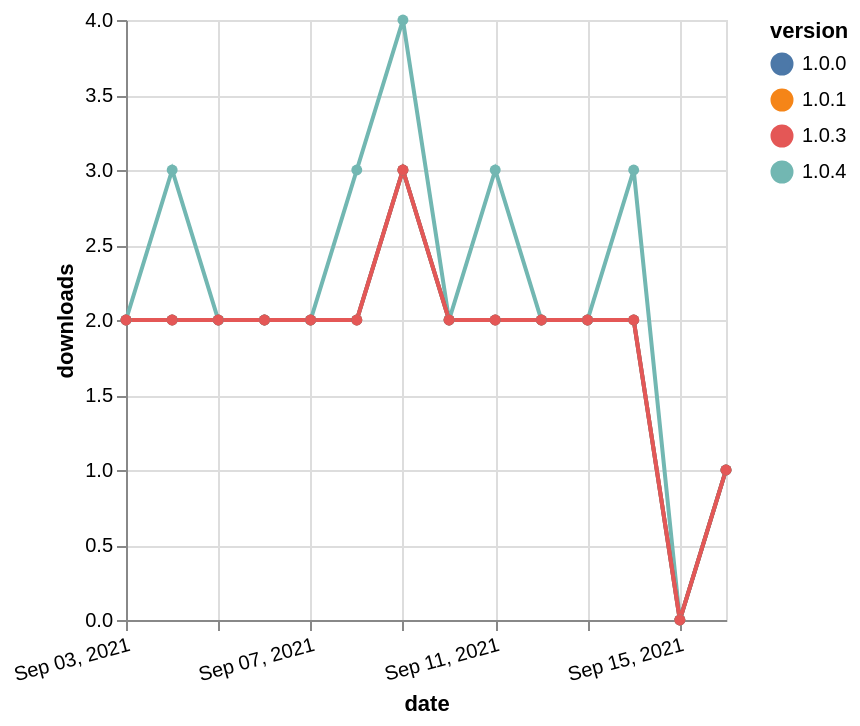

Source (Vega-Lite JSON):
### Vega-Lite specification from a JSON file in a GitHub repository (floating-point values rounded to 4 significant figures)
{"$schema": "https://vega.github.io/schema/vega-lite/v5.json", "description": "A simple bar chart with embedded data.", "data": {"values": [{"date": "2021-09-03", "total": 1186, "delta": 2, "version": "1.0.4"}, {"date": "2021-09-04", "total": 1189, "delta": 3, "version": "1.0.4"}, {"date": "2021-09-05", "total": 1191, "delta": 2, "version": "1.0.4"}, {"date": "2021-09-06", "total": 1193, "delta": 2, "version": "1.0.4"}, {"date": "2021-09-07", "total": 1195, "delta": 2, "version": "1.0.4"}, {"date": "2021-09-08", "total": 1198, "delta": 3, "version": "1.0.4"}, {"date": "2021-09-09", "total": 1202, "delta": 4, "version": "1.0.4"}, {"date": "2021-09-10", "total": 1204, "delta": 2, "version": "1.0.4"}, {"date": "2021-09-11", "total": 1207, "delta": 3, "version": "1.0.4"}, {"date": "2021-09-12", "total": 1209, "delta": 2, "version": "1.0.4"}, {"date": "2021-09-13", "total": 1211, "delta": 2, "version": "1.0.4"}, {"date": "2021-09-14", "total": 1214, "delta": 3, "version": "1.0.4"}, {"date": "2021-09-15", "total": 1214, "delta": 0, "version": "1.0.4"}, {"date": "2021-09-16", "total": 1215, "delta": 1, "version": "1.0.4"}, {"date": "2021-09-03", "total": 1923, "delta": 2, "version": "1.0.1"}, {"date": "2021-09-04", "total": 1925, "delta": 2, "version": "1.0.1"}, {"date": "2021-09-05", "total": 1927, "delta": 2, "version": "1.0.1"}, {"date": "2021-09-06", "total": 1929, "delta": 2, "version": "1.0.1"}, {"date": "2021-09-07", "total": 1931, "delta": 2, "version": "1.0.1"}, {"date": "2021-09-08", "total": 1933, "delta": 2, "version": "1.0.1"}, {"date": "2021-09-09", "total": 1936, "delta": 3, "version": "1.0.1"}, {"date": "2021-09-10", "total": 1938, "delta": 2, "version": "1.0.1"}, {"date": "2021-09-11", "total": 1940, "delta": 2, "version": "1.0.1"}, {"date": "2021-09-12", "total": 1942, "delta": 2, "version": "1.0.1"}, {"date": "2021-09-13", "total": 1944, "delta": 2, "version": "1.0.1"}, {"date": "2021-09-14", "total": 1946, "delta": 2, "version": "1.0.1"}, {"date": "2021-09-15", "total": 1946, "delta": 0, "version": "1.0.1"}, {"date": "2021-09-16", "total": 1947, "delta": 1, "version": "1.0.1"}, {"date": "2021-09-03", "total": 1890, "delta": 2, "version": "1.0.0"}, {"date": "2021-09-04", "total": 1892, "delta": 2, "version": "1.0.0"}, {"date": "2021-09-05", "total": 1894, "delta": 2, "version": "1.0.0"}, {"date": "2021-09-06", "total": 1896, "delta": 2, "version": "1.0.0"}, {"date": "2021-09-07", "total": 1898, "delta": 2, "version": "1.0.0"}, {"date": "2021-09-08", "total": 1900, "delta": 2, "version": "1.0.0"}, {"date": "2021-09-09", "total": 1903, "delta": 3, "version": "1.0.0"}, {"date": "2021-09-10", "total": 1905, "delta": 2, "version": "1.0.0"}, {"date": "2021-09-11", "total": 1907, "delta": 2, "version": "1.0.0"}, {"date": "2021-09-12", "total": 1909, "delta": 2, "version": "1.0.0"}, {"date": "2021-09-13", "total": 1911, "delta": 2, "version": "1.0.0"}, {"date": "2021-09-14", "total": 1913, "delta": 2, "version": "1.0.0"}, {"date": "2021-09-15", "total": 1913, "delta": 0, "version": "1.0.0"}, {"date": "2021-09-16", "total": 1914, "delta": 1, "version": "1.0.0"}, {"date": "2021-09-03", "total": 1768, "delta": 2, "version": "1.0.3"}, {"date": "2021-09-04", "total": 1770, "delta": 2, "version": "1.0.3"}, {"date": "2021-09-05", "total": 1772, "delta": 2, "version": "1.0.3"}, {"date": "2021-09-06", "total": 1774, "delta": 2, "version": "1.0.3"}, {"date": "2021-09-07", "total": 1776, "delta": 2, "version": "1.0.3"}, {"date": "2021-09-08", "total": 1778, "delta": 2, "version": "1.0.3"}, {"date": "2021-09-09", "total": 1781, "delta": 3, "version": "1.0.3"}, {"date": "2021-09-10", "total": 1783, "delta": 2, "version": "1.0.3"}, {"date": "2021-09-11", "total": 1785, "delta": 2, "version": "1.0.3"}, {"date": "2021-09-12", "total": 1787, "delta": 2, "version": "1.0.3"}, {"date": "2021-09-13", "total": 1789, "delta": 2, "version": "1.0.3"}, {"date": "2021-09-14", "total": 1791, "delta": 2, "version": "1.0.3"}, {"date": "2021-09-15", "total": 1791, "delta": 0, "version": "1.0.3"}, {"date": "2021-09-16", "total": 1792, "delta": 1, "version": "1.0.3"}]}, "width": "container", "mark": {"type": "line", "point": {"filled": true}}, "encoding": {"x": {"field": "date", "type": "temporal", "timeUnit": "yearmonthdate", "title": "date", "axis": {"labelAngle": -15}}, "y": {"field": "delta", "type": "quantitative", "title": "downloads"}, "color": {"field": "version", "type": "nominal"}, "tooltip": {"field": "delta"}}}
